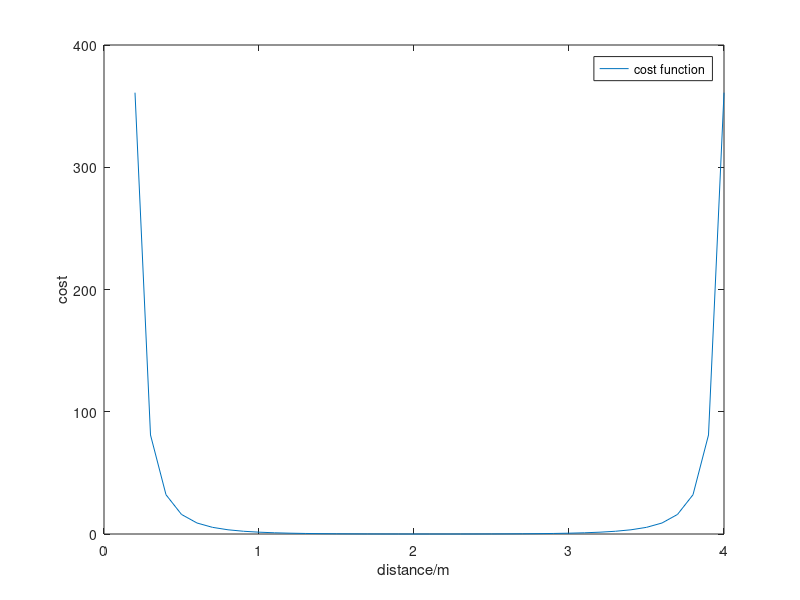

This chart was generated by the following MATLAB code:
desired_d = 2;
sensor_scope_max = 2;
index=1;
x = zeros(102);
y = zeros(102);
for real_d = 0:0.1:4
    x(index) = real_d;
    index = index+1;
    if(real_d<=desired_d)
        cost = (real_d - desired_d)^2/real_d^2;
    else
        cost = (real_d - desired_d)^2/(2*sensor_scope_max-real_d)^2;
    end
    y(index) = cost;
end
plot(x,y);
xlabel("distance/m");
ylabel("cost");

legend("cost function");
